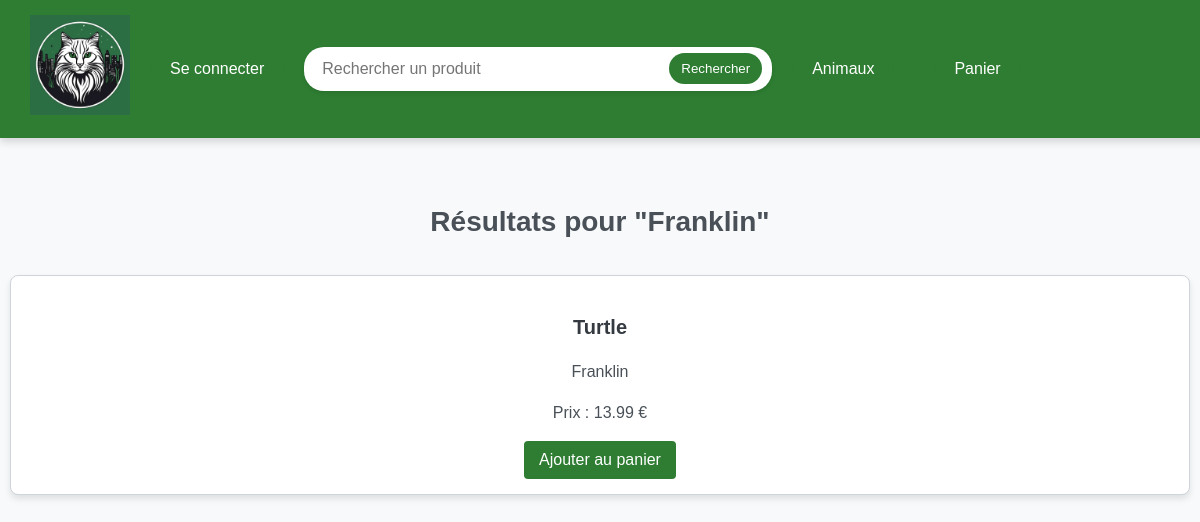
Page /search.php?product=Franklin on the committed database.
### tables this page shows
CREATE TABLE `animals` (
  `idAnimals` int(11) NOT NULL,
  `nameAnimals` varchar(100) NOT NULL,
  `typeAnimals` varchar(100) NOT NULL,
  `weightAnimals` varchar(100) NOT NULL,
  `colorAnimals` varchar(100) NOT NULL,
  `priceAnimals` decimal(5,2) NOT NULL,
  `imageAnimals` varchar(100) NOT NULL,
  PRIMARY KEY (`idAnimals`)
);

### search.php (the view, shortened to what this page needs)
<?php
$servername = "localhost";
$dbname = "e_commerce_project";
$dbusername = "root";
$dbpassword = "";
if (isset($_GET['product'])) {
    $search_term = htmlspecialchars(trim($_GET['product']));
    try {
        $conn = new PDO("mysql:host=$servername;dbname=$dbname", $dbusername, $dbpassword);
        $conn->setAttribute(PDO::ATTR_ERRMODE, PDO::ERRMODE_EXCEPTION);
    } catch (PDOException $e) {
        die('Erreur : ' . $e->getMessage());
    }
    $stmt = $conn->prepare("SELECT * FROM animals WHERE nameAnimals LIKE :product");
    $query = '%' . $search_term . '%';
    $stmt->bindParam(':product', $query, PDO::PARAM_STR);
    $stmt->execute();
    $results = $stmt->fetchAll(PDO::FETCH_ASSOC);
}
?>
<!doctype html>
<html lang="fr">
<head>
    <link rel="stylesheet" href="style/store.css">
</head>
<body>
<?php include 'navbar.php'; ?>
<h1 class="store-title">Résultats pour "<?= htmlspecialchars($search_term) ?>"</h1>
<div class="products">
    <?php if (!empty($results)): ?>
        <?php foreach ($results as $result): ?>
            <div class="product">
                <h2><?= htmlspecialchars($result['typeAnimals']) ?></h2>
                <p><?= htmlspecialchars($result['nameAnimals']) ?></p>
                <p>Prix : <?= htmlspecialchars($result['priceAnimals']) ?> €</p>
                <form action="search.php?product=<?= urlencode($search_term) ?>" method="POST">
                    <button type="submit">Ajouter au panier</button>
                </form>
            </div>
        <?php endforeach; ?>
    <?php else: ?>
        <p class="no-results">Aucun résultat trouvé pour "<?= htmlspecialchars($search_term) ?>"</p>
    <?php endif; ?>
</div>
</body>
</html>

### style/store.css (style rules this page uses)
body { font-family: Arial, sans-serif; line-height: 1.6; margin: 0; padding: 0; background-color: #f8f9fa; color: #343a40; }
h1, h2 { color: #343a40; text-align: center; margin: 20px 0; }
.store-title { margin: 20px auto; font-size: 28px; text-align: center; color: #495057; }
.products { display: grid; grid-template-columns: repeat(auto-fit, minmax(250px, 1fr)); gap: 20px; max-width: 1200px; margin: 20px auto; padding: 10px; }
.product { background-color: #ffffff; border: 1px solid #ced4da; border-radius: 8px; box-shadow: 0 4px 6px rgba(0, 0, 0, 0.1); padding: 15px; text-align: center; transition: transform 0.3s ease, box-shadow 0.3s ease; }
.product h2 { font-size: 20px; color: #343a40; margin-bottom: 10px; }
.product p { font-size: 16px; color: #495057; margin-bottom: 15px; }
.product button { background-color: #2E7D32; color: #ffffff; border: none; padding: 10px 15px; border-radius: 4px; cursor: pointer; font-size: 16px; transition: background-color 0.3s ease; }

### style/navbar.css (style rules this page uses)
body { margin-top: 200px; }

### rows in the picture
animals: typeAnimals "Turtle", nameAnimals "Franklin", priceAnimals "13.99"

### other values in the picture
$search_term "Franklin"
